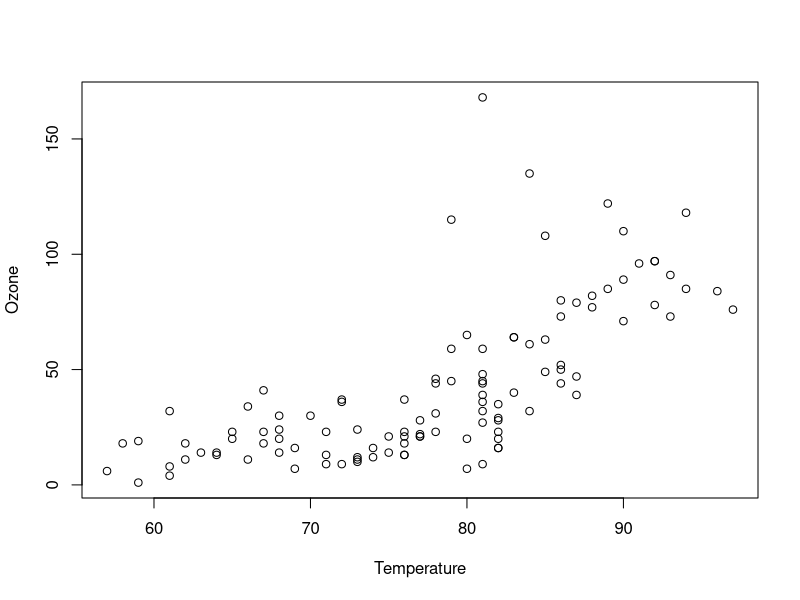
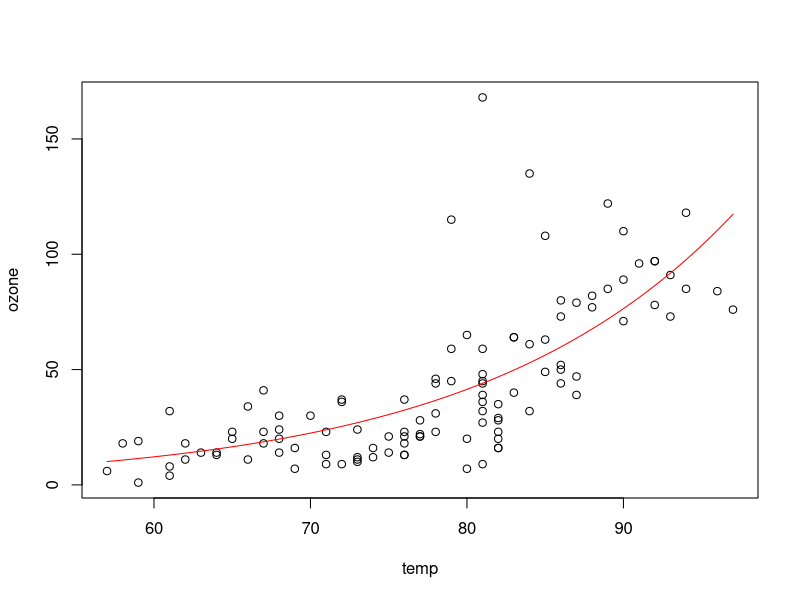
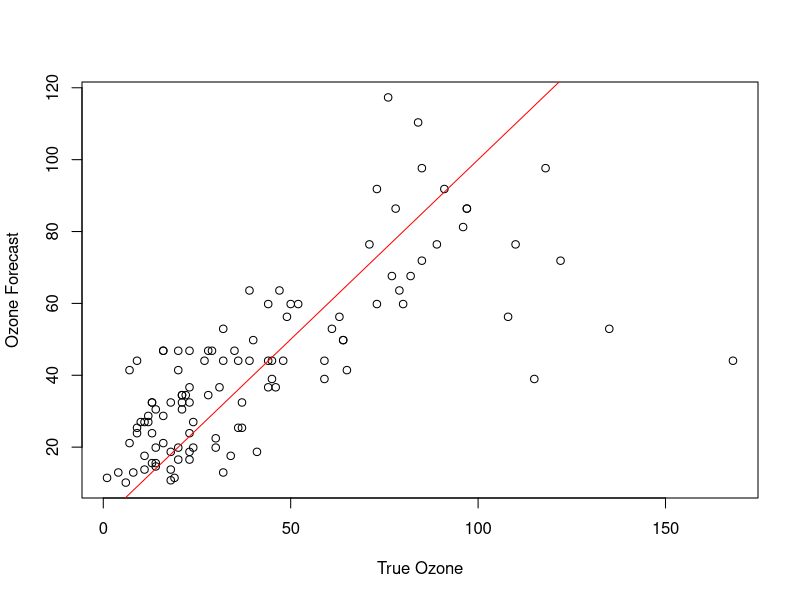
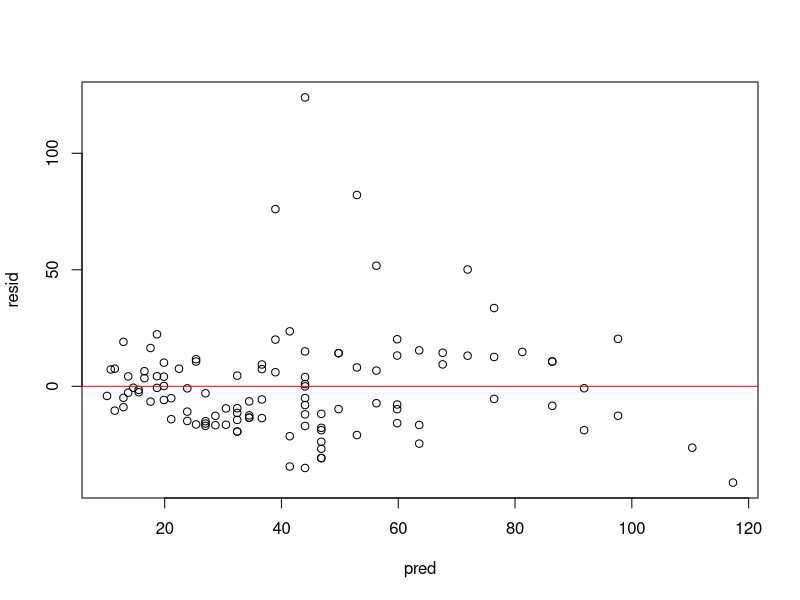
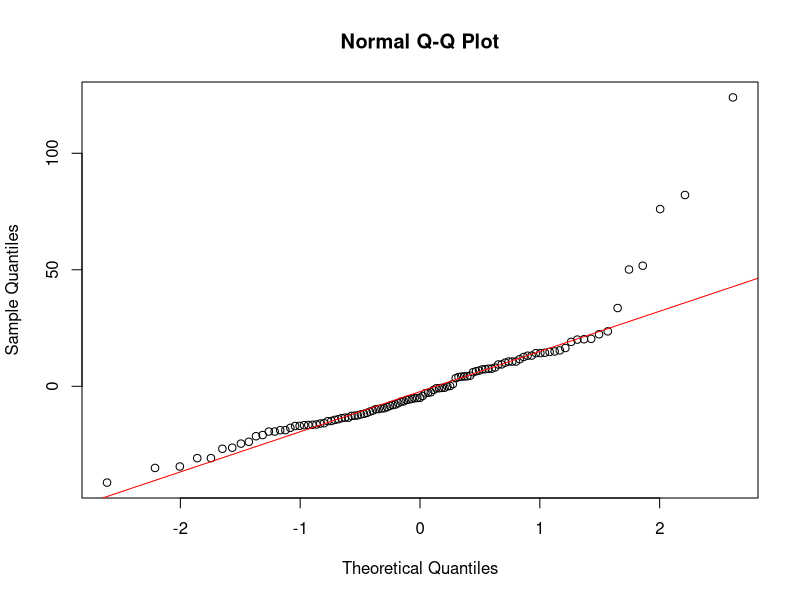

These figures' R source, in order:
## ---- chunk 1
head(airquality)
## ---- chunk 2
summary(airquality)
## ---- chunk 3
df <- na.omit(airquality)
summary(df)
## ---- chunk 4
plot(df$Temp, df$Ozone, xlab = "Temperature", ylab = "Ozone")
## ---- chunk 5
df$LogOzone <- log(df$Ozone)
## ---- chunk 6
linModel <- lm(formula = df$LogOzone ~ df$Temp)
linModel
## ---- chunk 7
summary(linModel)
## ---- chunk 8
linModel$coefficients
## ---- chunk 9
ozone <- df$Ozone
temp <- df$Temp
a <- linModel$coefficients[1]
b <- linModel$coefficients[2]
model <- nls(ozone ~ exp(a + b*temp), start = list(a=a, b=b))
summary(model)
## ---- chunk 10
plot(ozone ~ temp)
curve(exp(coef(model)["a"] + coef(model)["b"] * x), add = T, col = "red")
## ---- chunk 11
plot(ozone, predict(model), xlab="True Ozone", "ylab" = "Ozone Forecast")
abline(c(0, 1), col="red")
## ---- chunk 12
resid <- residuals(model)
pred <- predict(model)
plot(pred, resid)
abline(0, 0, col="red")
## ---- chunk 13
qqnorm(resid)
qqline(resid, col="red")
